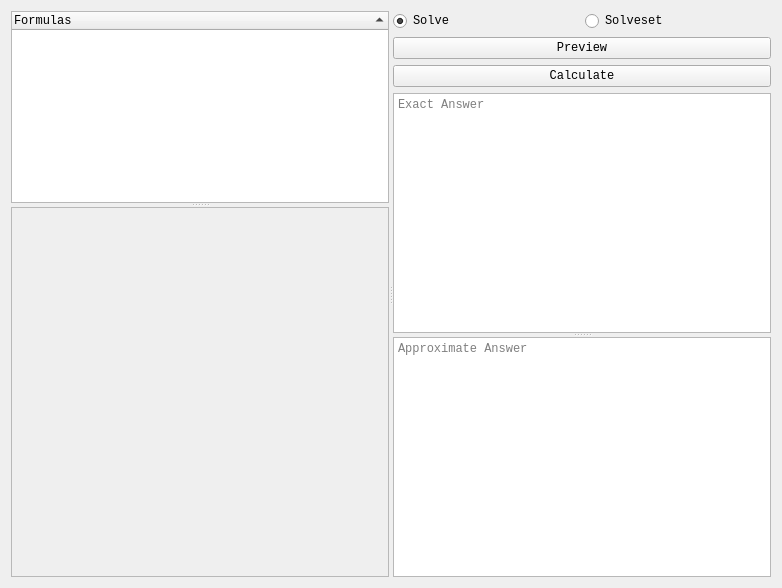
<?xml version="1.0" encoding="UTF-8"?>
<ui version="4.0">
 <class>Form</class>
 <widget class="QWidget" name="Form">
  <property name="geometry">
   <rect>
    <x>0</x>
    <y>0</y>
    <width>782</width>
    <height>588</height>
   </rect>
  </property>
  <property name="font">
   <font>
    <family>Courier New</family>
   </font>
  </property>
  <property name="windowTitle">
   <string>Form</string>
  </property>
  <layout class="QGridLayout" name="gridLayout_2">
   <item row="0" column="0">
    <widget class="QSplitter" name="splitter_3">
     <property name="styleSheet">
      <string notr="true"/>
     </property>
     <property name="frameShadow">
      <enum>QFrame::Plain</enum>
     </property>
     <property name="orientation">
      <enum>Qt::Horizontal</enum>
     </property>
     <property name="childrenCollapsible">
      <bool>false</bool>
     </property>
     <widget class="QSplitter" name="splitter_2">
      <property name="frameShadow">
       <enum>QFrame::Plain</enum>
      </property>
      <property name="orientation">
       <enum>Qt::Vertical</enum>
      </property>
      <property name="childrenCollapsible">
       <bool>false</bool>
      </property>
      <widget class="QTreeWidget" name="FormulaTree">
       <property name="sizePolicy">
        <sizepolicy hsizetype="Expanding" vsizetype="Expanding">
         <horstretch>0</horstretch>
         <verstretch>0</verstretch>
        </sizepolicy>
       </property>
       <property name="toolTip">
        <string>Tree of all formulas</string>
       </property>
       <property name="sortingEnabled">
        <bool>true</bool>
       </property>
       <column>
        <property name="text">
         <string notr="true">Formulas</string>
        </property>
       </column>
      </widget>
      <widget class="QScrollArea" name="FormulaScrollArea">
       <property name="sizePolicy">
        <sizepolicy hsizetype="Expanding" vsizetype="Expanding">
         <horstretch>0</horstretch>
         <verstretch>1</verstretch>
        </sizepolicy>
       </property>
       <property name="toolTip">
        <string>List of all formulas</string>
       </property>
       <property name="widgetResizable">
        <bool>true</bool>
       </property>
       <widget class="QWidget" name="scrollAreaWidgetContents">
        <property name="geometry">
         <rect>
          <x>0</x>
          <y>0</y>
          <width>375</width>
          <height>371</height>
         </rect>
        </property>
       </widget>
      </widget>
     </widget>
     <widget class="QWidget" name="verticalLayoutWidget">
      <layout class="QVBoxLayout" name="verticalLayout">
       <item>
        <layout class="QGridLayout" name="gridLayout">
         <item row="1" column="0" colspan="2">
          <widget class="QPushButton" name="FormulaPreview">
           <property name="text">
            <string>Preview</string>
           </property>
          </widget>
         </item>
         <item row="0" column="1">
          <widget class="QRadioButton" name="FormulaSolveSolveSet">
           <property name="text">
            <string>Solveset</string>
           </property>
          </widget>
         </item>
         <item row="0" column="0">
          <widget class="QRadioButton" name="FormulaSolveSolve">
           <property name="text">
            <string>Solve</string>
           </property>
           <property name="checked">
            <bool>true</bool>
           </property>
          </widget>
         </item>
         <item row="2" column="0" colspan="2">
          <widget class="QPushButton" name="FormulaCalculate">
           <property name="text">
            <string>Calculate</string>
           </property>
          </widget>
         </item>
         <item row="3" column="0" colspan="2">
          <widget class="QSplitter" name="splitter">
           <property name="orientation">
            <enum>Qt::Vertical</enum>
           </property>
           <property name="childrenCollapsible">
            <bool>false</bool>
           </property>
           <widget class="QTextBrowser" name="FormulaExact">
            <property name="lineWrapMode">
             <enum>QTextEdit::NoWrap</enum>
            </property>
            <property name="placeholderText">
             <string>Exact Answer</string>
            </property>
           </widget>
           <widget class="QTextBrowser" name="FormulaApprox">
            <property name="maximumSize">
             <size>
              <width>16777215</width>
              <height>16777215</height>
             </size>
            </property>
            <property name="placeholderText">
             <string>Approximate Answer</string>
            </property>
           </widget>
          </widget>
         </item>
        </layout>
       </item>
      </layout>
     </widget>
    </widget>
   </item>
  </layout>
 </widget>
 <resources/>
 <connections/>
</ui>
